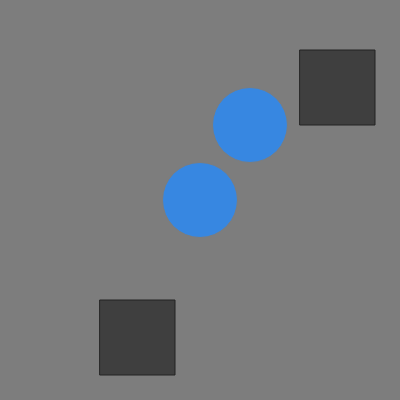
Frame 1 (no input)
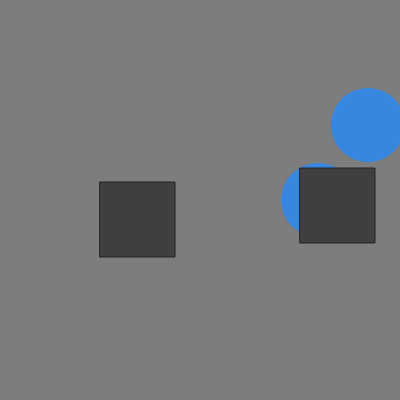
Frame 60 (no input)
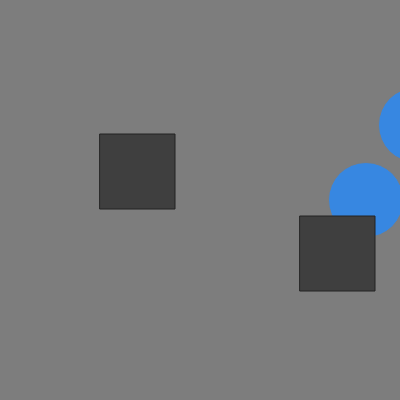
Frame 120 (the mouse pressed at the canvas centre since frame 60)

The p5.js sketch that drew these frames (run headless with seeded random() and noise() and a simulated clock; from frame 60 on, the mouse is pressed at the canvas centre):

// p5.js sketch
// ── sketch.js
/*
Conditonal If statement 
By Dawn C. Hayes
Modified by Kayla Serpa 
*/
var circX = 200; //creates variable for the x coordinate circle
var circY = 200 // creates variable for the y coordinate circle
var circStroke = 125; //creates variable for the color for the circle's stroke
var circR = 55; //creates variable for the R value
var circG = 135; // creates variable for the G value
var circB = 225; // creates variable for the B value
var circSize = 75; // creates variable for the size of the circle
var recX = 100; // creates variable for the x coordinate for the rectangle
var recY = 300; // creates variable for the y coordinate for the rectangle
var recX2 = 300; // creates variable for the x coordinate for second rectangle
var recY2 = 50; // creates variable for the y coordinate for second rectangle
var recStroke = 35; // creates variable for the color for the rectangle's stroke
var recCol; // creates variable for the color of the rectangle while also assigning it's color
recCol = 63, 255, 51; // assigns rgb value to rectangle color 
var recSize = 75; // creates variable for the rectangle's size
var canvBG; // creates variable for the canvas color
canvBG = 125, 55, 255; // sets the canvas color's values
var speed = 2; // creates variable for the speed of the object


function setup() {
  createCanvas(400, 400); // sets the canvas size
}

function draw() {
  background(canvBG); // sets the background color to the canvBG variable
  stroke(circStroke); // sets the stroke color to the 
  fill(circR, circG, circB); // sets the color of the circle
  stroke(circStroke); // sets the color of the stroke/outline of the circle
  ellipse(circX, circY, circSize, circSize); // creates the circle using the x, y and size variables created before
  ellipse(circX + 50, circY - 75, circSize, circSize); // creates the second circle using the same variables by making adjustments to the coordinates by adding and subtracting values
  fill(circR, circG, circB); // sets the color of the second circle

  circX = circX + speed; // sets the speed of the circle by adding the speed variable to the circle's x cooridinate 


  stroke(recStroke); // sets the color of the stroke/outline of the rectangle
  fill(recCol); // sets the color of the rectangle
  rect(recX, recY, recSize, recSize); // creates the rectangle using the x, y, and size variables 

  recY = recY - speed; // sets the speed of the circle by subtracting the speed variable from the rectangle's y coordinate

  stroke(recStroke); // sets the color of the stroke/outline of the second rectangle
  fill(recCol); // sets the color of the  second rectangle
  rect(recX2, recY2, recSize, recSize); // creates the second rectangle using the x, y, and size variables 

  recY2 = recY2 + speed // sets the speed of the circle by subtracting the speed variable from the second rectangle's y coordinate

  if (circX > width || circX < 0) { // if the circle's x value does not exceed the set width of the canvas or if the x value is less than 0 

    speed = speed * -1; // if the circle x value meets any of the if requirements multiply the speed value by -1 this will cause whatever variable using speed to change

  }
}
